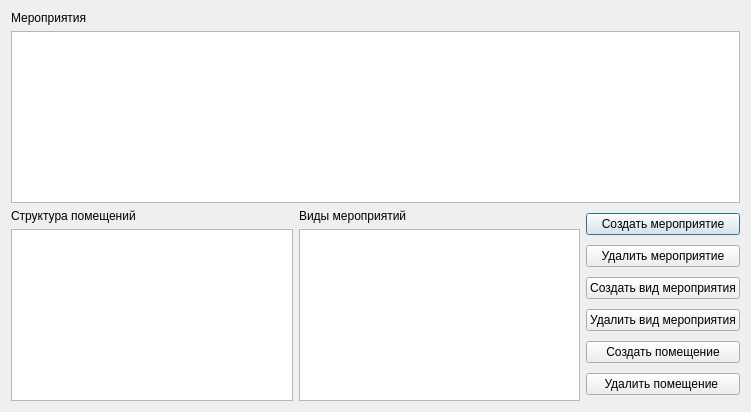
<?xml version="1.0" encoding="UTF-8"?>
<ui version="4.0">
 <class>Dialog</class>
 <widget class="QDialog" name="Dialog">
  <property name="geometry">
   <rect>
    <x>0</x>
    <y>0</y>
    <width>751</width>
    <height>412</height>
   </rect>
  </property>
  <property name="windowTitle">
   <string>Dialog</string>
  </property>
  <layout class="QVBoxLayout" name="verticalLayout_5">
   <item>
    <layout class="QVBoxLayout" name="verticalLayout_4">
     <item>
      <widget class="QLabel" name="label_4">
       <property name="text">
        <string>Мероприятия</string>
       </property>
      </widget>
     </item>
     <item>
      <widget class="QTableView" name="tableView_events"/>
     </item>
    </layout>
   </item>
   <item>
    <layout class="QHBoxLayout" name="horizontalLayout">
     <item>
      <layout class="QVBoxLayout" name="verticalLayout">
       <item>
        <widget class="QLabel" name="label_3">
         <property name="text">
          <string>Cтруктура помещений</string>
         </property>
        </widget>
       </item>
       <item>
        <widget class="QTableView" name="tableView_schema"/>
       </item>
      </layout>
     </item>
     <item>
      <layout class="QVBoxLayout" name="verticalLayout_2">
       <item>
        <widget class="QLabel" name="label_2">
         <property name="text">
          <string>Виды мероприятий</string>
         </property>
        </widget>
       </item>
       <item>
        <widget class="QTableView" name="tableView_type_events"/>
       </item>
      </layout>
     </item>
     <item>
      <layout class="QVBoxLayout" name="verticalLayout_3">
       <item>
        <widget class="QPushButton" name="pushButton_create_event">
         <property name="text">
          <string>Создать мероприятие</string>
         </property>
        </widget>
       </item>
       <item>
        <widget class="QPushButton" name="pushButton_5">
         <property name="text">
          <string>Удалить мероприятие</string>
         </property>
        </widget>
       </item>
       <item>
        <widget class="QPushButton" name="pushButton">
         <property name="text">
          <string>Создать вид мероприятия</string>
         </property>
        </widget>
       </item>
       <item>
        <widget class="QPushButton" name="pushButton_2">
         <property name="text">
          <string>Удалить вид мероприятия</string>
         </property>
        </widget>
       </item>
       <item>
        <widget class="QPushButton" name="pushButton_3">
         <property name="text">
          <string>Создать помещение</string>
         </property>
        </widget>
       </item>
       <item>
        <widget class="QPushButton" name="pushButton_4">
         <property name="text">
          <string>Удалить помещение </string>
         </property>
        </widget>
       </item>
      </layout>
     </item>
    </layout>
   </item>
  </layout>
 </widget>
 <resources/>
 <connections/>
</ui>
